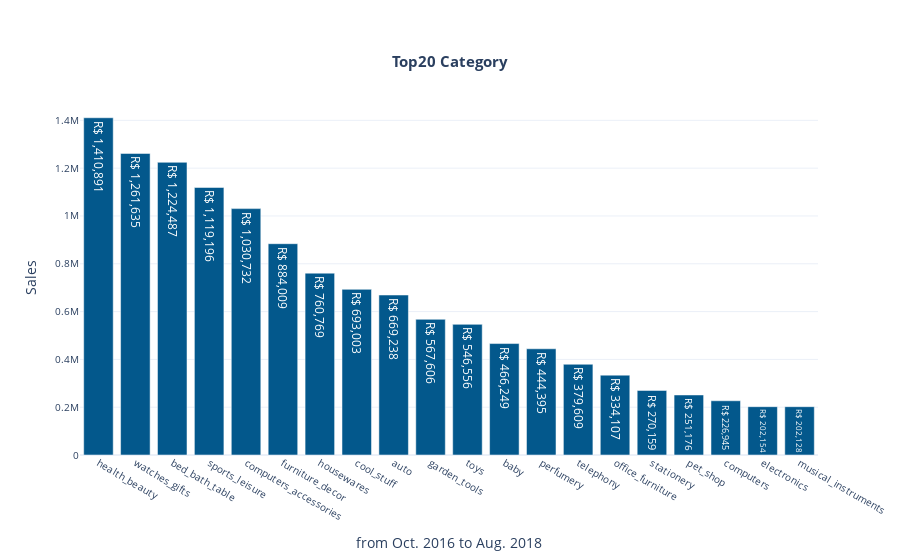

Here is the notebook cell this chart was saved with:
### Code cell
fig = go.Figure()
fig.add_trace(
    go.Bar(
        x=category_values_top20.index, 
        y=category_values_top20['payment_value'], 
        text=category_values_top20['payment_value'], 
        textposition='auto', 
        texttemplate='R$ %{text:,.0f}',
        marker_color=colors1
    )
)
fig.update_layout(
    {
        "title": {
            "text": "<b>Top20 Category</b>",
            "x": 0.5,
            "y": 0.9,
            "font": {
                "size": 15
            }
        },
        "xaxis": {
            "title": "from Oct. 2016 to Aug. 2018",
            "showticklabels":True,
            "tickfont": {
                "size": 10                
            }
        },
        "yaxis": {
            "title": "Sales",
            "tickfont": {
                "size": 10                
            }
        },
        "template":'plotly_white'
    }
)

fig.show()

### Figure 1 — Plotly figure (JSON) as saved in the notebook; plotly's stock layout.template omitted (floating-point values rounded to 4 significant figures)
{"data": [{"marker": {"color": ["#03588C", "#03588C", "#03588C", "#03588C", "#03588C", "#03588C", "#03588C", "#03588C", "#03588C", "#03588C", "#03588C", "#03588C", "#03588C", "#03588C", "#03588C", "#03588C", "#03588C", "#03588C", "#03588C", "#03588C", "#03588C", "#03588C", "#03588C"]}, "text": [1411000.0, 1262000.0, 1224000.0, 1119000.0, 1031000.0, 884000.0, 760800.0, 693000.0, 669200.0, 567600.0, 546600.0, 466200.0, 444400.0, 379600.0, 334100.0, 270200.0, 251200.0, 226900.0, 202200.0, 202100.0], "textposition": "auto", "texttemplate": "R$ %{text:,.0f}", "type": "bar", "x": ["health_beauty", "watches_gifts", "bed_bath_table", "sports_leisure", "computers_accessories", "furniture_decor", "housewares", "cool_stuff", "auto", "garden_tools", "toys", "baby", "perfumery", "telephony", "office_furniture", "stationery", "pet_shop", "computers", "electronics", "musical_instruments"], "y": [1411000.0, 1262000.0, 1224000.0, 1119000.0, 1031000.0, 884000.0, 760800.0, 693000.0, 669200.0, 567600.0, 546600.0, 466200.0, 444400.0, 379600.0, 334100.0, 270200.0, 251200.0, 226900.0, 202200.0, 202100.0]}], "layout": {"title": {"font": {"size": 15}, "text": "<b>Top20 Category</b>", "x": 0.5, "y": 0.9}, "xaxis": {"showticklabels": true, "tickfont": {"size": 10}, "title": {"text": "from Oct. 2016 to Aug. 2018"}}, "yaxis": {"tickfont": {"size": 10}, "title": {"text": "Sales"}}}}
